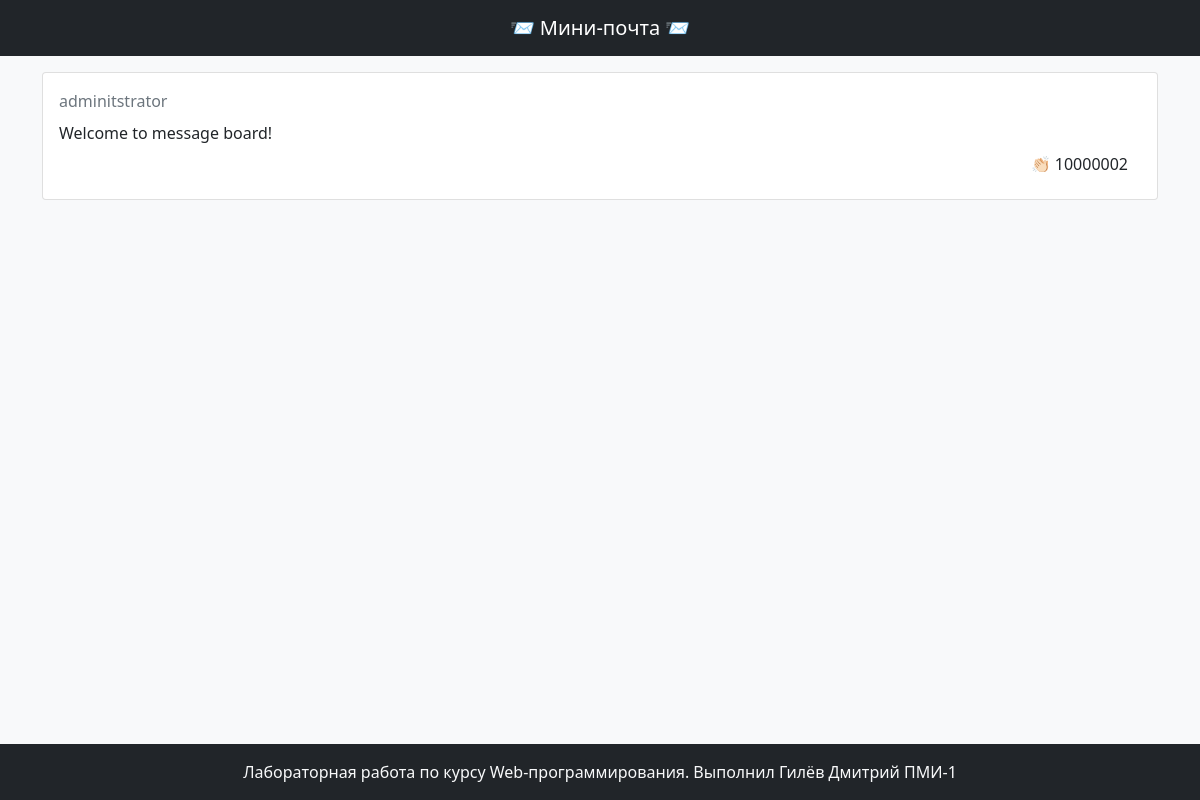
The app's page /messages/0 with its own data.
### tables this page shows
CREATE TABLE messages
               (id INTEGER PRIMARY KEY AUTOINCREMENT, name text, message text, clap int);

### main.py (the view)
@app.route('/messages/<int:message_id>', methods=['GET'])
def show_message(message_id: int):
    (id, name, message, clap) = Storage.get_message(message_id)
    return render_template("message.html", id = id, name = name, message = message, clap = clap)

### storage/__init__.py (called while the page is built)
    @staticmethod
    def get_message(message_id: int) -> Message:
        cur = db.cursor()
        messages = cur.execute('SELECT * FROM messages WHERE id = ?', (message_id,)).fetchall()
        db.commit()
        return messages[0]

### templates/message.html (shortened to what this page needs)
<!DOCTYPE html>
<html lang="ru">
  <head>
    <link href="{{ url_for('static', filename='css/bootstrap.min.css') }}" rel="stylesheet" />
  </head>
  <body>
    <div class="d-flex flex-column bg-light min-vh-100">
      <nav class="navbar navbar-expand-lg navbar-dark bg-dark">
        <div class="container">
          <a class="navbar-brand mx-auto" href="/">📨 Мини-почта 📨</a>
        </div>
      </nav>
      <main class="container flex-fill my-3">
        <article class="card" data-test="message">
          <div class="card-body">
            <header class="card-title d-flex">
              <div class="text-muted" data-test="message-author">{{name}}</div>
            </header>
            <div class="card-text" data-test="message-text">
              {{message}}
            </div>
            <div class="d-flex">
              <form class="ms-auto" data-test="message-clap-form" action="/messages/clap/{{id}}", method="POST">
                <button class="btn">👏🏻 <span data-test="clap-count">{{ clap }}</span></button>
              </form>
            </div>
          </div>
        </article>
      </main>
      <footer class="bg-dark text-light py-3">
        <div class="container text-center">
          Лабораторная работа по курсу Web-программирования. Выполнил Гилёв Дмитрий ПМИ-1
        </div>
      </footer>
    </div>
  </body>
</html>

### records on screen
messages: name "adminitstrator", message "Welcome to message board!", clap "10000002"
